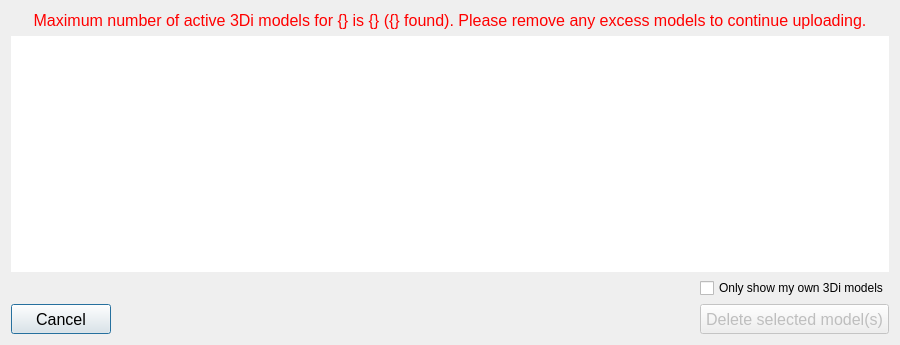
<?xml version="1.0" encoding="UTF-8"?>
<ui version="4.0">
 <class>Dialog</class>
 <widget class="QDialog" name="Dialog">
  <property name="geometry">
   <rect>
    <x>0</x>
    <y>0</y>
    <width>900</width>
    <height>345</height>
   </rect>
  </property>
  <property name="font">
   <font>
    <family>Segoe UI</family>
   </font>
  </property>
  <property name="windowTitle">
   <string>Delete excess models</string>
  </property>
  <layout class="QGridLayout" name="gridLayout">
   <item row="3" column="1">
    <spacer name="horizontalSpacer">
     <property name="orientation">
      <enum>Qt::Horizontal</enum>
     </property>
     <property name="sizeHint" stdset="0">
      <size>
       <width>40</width>
       <height>20</height>
      </size>
     </property>
    </spacer>
   </item>
   <item row="3" column="0">
    <widget class="QPushButton" name="pb_cancel">
     <property name="minimumSize">
      <size>
       <width>100</width>
       <height>30</height>
      </size>
     </property>
     <property name="maximumSize">
      <size>
       <width>16777215</width>
       <height>16777215</height>
      </size>
     </property>
     <property name="font">
      <font>
       <family>Segoe UI</family>
       <pointsize>12</pointsize>
      </font>
     </property>
     <property name="text">
      <string>Cancel</string>
     </property>
    </widget>
   </item>
   <item row="3" column="2">
    <widget class="QPushButton" name="pb_delete">
     <property name="enabled">
      <bool>false</bool>
     </property>
     <property name="minimumSize">
      <size>
       <width>100</width>
       <height>30</height>
      </size>
     </property>
     <property name="maximumSize">
      <size>
       <width>16777215</width>
       <height>16777215</height>
      </size>
     </property>
     <property name="font">
      <font>
       <family>Segoe UI</family>
       <pointsize>12</pointsize>
      </font>
     </property>
     <property name="text">
      <string>Delete selected model(s)</string>
     </property>
    </widget>
   </item>
   <item row="0" column="0" colspan="3">
    <widget class="QLabel" name="label">
     <property name="font">
      <font>
       <family>Segoe UI</family>
       <pointsize>12</pointsize>
      </font>
     </property>
     <property name="text">
      <string>&lt;html&gt;&lt;head/&gt;&lt;body&gt;&lt;p align=&quot;center&quot;&gt;&lt;span style=&quot; color:#ff0000;&quot;&gt;Maximum number of active 3Di models for {} is {} ({} found). Please remove any excess models to continue uploading.&lt;/span&gt;&lt;/p&gt;&lt;/body&gt;&lt;/html&gt;</string>
     </property>
     <property name="alignment">
      <set>Qt::AlignCenter</set>
     </property>
    </widget>
   </item>
   <item row="1" column="0" colspan="3">
    <widget class="QTreeView" name="models_tv">
     <property name="font">
      <font>
       <family>Segoe UI</family>
       <pointsize>10</pointsize>
      </font>
     </property>
     <property name="frameShape">
      <enum>QFrame::NoFrame</enum>
     </property>
     <property name="editTriggers">
      <set>QAbstractItemView::NoEditTriggers</set>
     </property>
     <property name="selectionMode">
      <enum>QAbstractItemView::ExtendedSelection</enum>
     </property>
    </widget>
   </item>
   <item row="2" column="2">
    <widget class="QCheckBox" name="cb_filter">
     <property name="text">
      <string>Only show my own 3Di models</string>
     </property>
    </widget>
   </item>
  </layout>
 </widget>
 <resources/>
 <connections/>
</ui>
